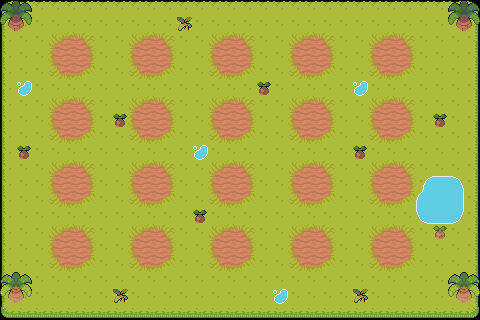

This is a level from a 2D game, rendered from its Tiled map with the project's own tilesets. A one-line summary and the map file follow, with tile-layer data summarised:
An orthogonal 30x20 tile map with 16x16 px tiles, 2 tile layers (atas, bawah), 8 tilesets and 20 objects.

<map version="1.10" tiledversion="1.11.0" orientation="orthogonal" renderorder="right-down" width="30" height="20" tilewidth="16" tileheight="16" infinite="0" nextlayerid="4" nextobjectid="31">
 <tileset firstgid="1" name="TilesetWater" tilewidth="16" tileheight="16" tilecount="1904" columns="56">
  <image source="images/TilesetWater.png" width="896" height="544" />
 </tileset>
 <tileset firstgid="1905" name="TilesetDesert" tilewidth="16" tileheight="16" tilecount="240" columns="20">
  <image source="images/TilesetDesert.png" width="320" height="192" />
 </tileset>
 <tileset firstgid="2145" name="TilesetField" tilewidth="16" tileheight="16" tilecount="75" columns="5">
  <image source="images/TilesetField.png" width="80" height="240" />
 </tileset>
 <tileset firstgid="2220" name="TilesetFloorB" tilewidth="16" tileheight="16" tilecount="77" columns="11">
  <image source="images/TilesetFloorB.png" width="176" height="112" />
 </tileset>
 <tileset firstgid="2297" name="TilesetNature" tilewidth="16" tileheight="16" tilecount="504" columns="24">
  <image source="images/TilesetNature.png" width="384" height="336" />
 </tileset>
 <tileset firstgid="2801" name="TilesetRelief" tilewidth="16" tileheight="16" tilecount="240" columns="20">
  <image source="images/TilesetRelief.png" width="320" height="192" />
 </tileset>
 <tileset firstgid="3041" name="TilesetVillageAbandoned" tilewidth="16" tileheight="16" tilecount="240" columns="20">
  <image source="images/TilesetVillageAbandoned.png" width="320" height="192" />
 </tileset>
 <tileset firstgid="3281" name="TilesetFloor" tilewidth="16" tileheight="16" tilecount="572" columns="22">
  <image source="images/TilesetFloor.png" width="352" height="417" />
 </tileset>
 <layer id="2" name="atas" width="30" height="20">
  <data>[600 cells, 600 non-empty, 9 distinct tile ids]</data>
 </layer>
 <layer id="1" name="bawah" width="30" height="20">
  <data>[600 cells, 219 non-empty, 30 distinct tile ids]</data>
 </layer>
 <objectgroup id="3" name="level">
  <object id="1" x="48" y="32" width="48" height="48" />
  <object id="7" x="128" y="32" width="48" height="48" />
  <object id="8" x="208" y="32" width="48" height="48" />
  <object id="9" x="288" y="32" width="48" height="48" />
  <object id="10" x="368" y="32" width="48" height="48" />
  <object id="15" x="368" y="96" width="48" height="48" />
  <object id="16" x="288" y="96" width="48" height="48" />
  <object id="18" x="208" y="96" width="48" height="48" />
  <object id="19" x="128" y="96" width="48" height="48" />
  <object id="20" x="48" y="96" width="48" height="48" />
  <object id="21" x="48" y="160" width="48" height="48" />
  <object id="22" x="128" y="160" width="48" height="48" />
  <object id="23" x="208" y="160" width="48" height="48" />
  <object id="24" x="288" y="160" width="48" height="48" />
  <object id="25" x="368" y="160" width="48" height="48" />
  <object id="26" x="368" y="224" width="48" height="48" />
  <object id="27" x="288" y="224" width="48" height="48" />
  <object id="28" x="208" y="224" width="48" height="48" />
  <object id="29" x="128" y="224" width="48" height="48" />
  <object id="30" x="48" y="224" width="48" height="48" />
 </objectgroup>
</map>
